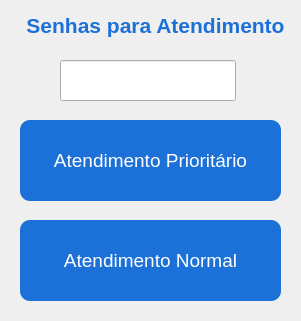
<?xml version="1.0" encoding="UTF-8"?>
<ui version="4.0">
 <class>Form</class>
 <widget class="QWidget" name="Form">
  <property name="windowModality">
   <enum>Qt::NonModal</enum>
  </property>
  <property name="enabled">
   <bool>true</bool>
  </property>
  <property name="geometry">
   <rect>
    <x>0</x>
    <y>0</y>
    <width>301</width>
    <height>321</height>
   </rect>
  </property>
  <property name="minimumSize">
   <size>
    <width>301</width>
    <height>321</height>
   </size>
  </property>
  <property name="maximumSize">
   <size>
    <width>301</width>
    <height>321</height>
   </size>
  </property>
  <property name="windowTitle">
   <string>Senhas para Atendimento</string>
  </property>
  <property name="accessibleDescription">
   <string/>
  </property>
  <widget class="QPushButton" name="btn_prioritario">
   <property name="geometry">
    <rect>
     <x>20</x>
     <y>120</y>
     <width>261</width>
     <height>81</height>
    </rect>
   </property>
   <property name="font">
    <font>
     <pointsize>14</pointsize>
     <bold>false</bold>
    </font>
   </property>
   <property name="accessibleDescription">
    <string/>
   </property>
   <property name="styleSheet">
    <string notr="true">QPushButton {
    border-radius: 10px;
    color: rgb(255, 255, 255);
    background-color: rgb(28, 113, 216);
}

QPushButton:hover {
    background-color: rgb(98, 160, 234);
    color: rgb(26, 95, 180);
}

QPushButton:pressed {
	background-color: rgb(192, 97, 203);
	color: rgb(255, 255, 255);
}

</string>
   </property>
   <property name="text">
    <string>Atendimento Prioritário</string>
   </property>
  </widget>
  <widget class="QLabel" name="label">
   <property name="geometry">
    <rect>
     <x>20</x>
     <y>10</y>
     <width>271</width>
     <height>31</height>
    </rect>
   </property>
   <property name="font">
    <font>
     <pointsize>16</pointsize>
     <italic>false</italic>
     <bold>true</bold>
    </font>
   </property>
   <property name="styleSheet">
    <string notr="true">color: rgb(28, 113, 216);</string>
   </property>
   <property name="text">
    <string>Senhas para Atendimento</string>
   </property>
   <property name="alignment">
    <set>Qt::AlignCenter</set>
   </property>
  </widget>
  <widget class="QPushButton" name="btn_normal">
   <property name="geometry">
    <rect>
     <x>20</x>
     <y>220</y>
     <width>261</width>
     <height>81</height>
    </rect>
   </property>
   <property name="font">
    <font>
     <pointsize>14</pointsize>
     <bold>false</bold>
    </font>
   </property>
   <property name="accessibleDescription">
    <string/>
   </property>
   <property name="styleSheet">
    <string notr="true">QPushButton {
    border-radius: 10px;
    color: rgb(255, 255, 255);
    background-color: rgb(28, 113, 216);
}

QPushButton:hover {
    background-color: rgb(98, 160, 234);
    color: rgb(26, 95, 180);
}

QPushButton:pressed {
	background-color: rgb(192, 97, 203);
	color: rgb(255, 255, 255);
}
</string>
   </property>
   <property name="text">
    <string>Atendimento Normal</string>
   </property>
  </widget>
  <widget class="QLineEdit" name="txt_senha">
   <property name="enabled">
    <bool>true</bool>
   </property>
   <property name="geometry">
    <rect>
     <x>60</x>
     <y>60</y>
     <width>176</width>
     <height>41</height>
    </rect>
   </property>
   <property name="font">
    <font>
     <pointsize>25</pointsize>
    </font>
   </property>
   <property name="alignment">
    <set>Qt::AlignCenter</set>
   </property>
  </widget>
 </widget>
 <tabstops>
  <tabstop>btn_prioritario</tabstop>
  <tabstop>btn_normal</tabstop>
  <tabstop>txt_senha</tabstop>
 </tabstops>
 <resources/>
 <connections/>
</ui>
